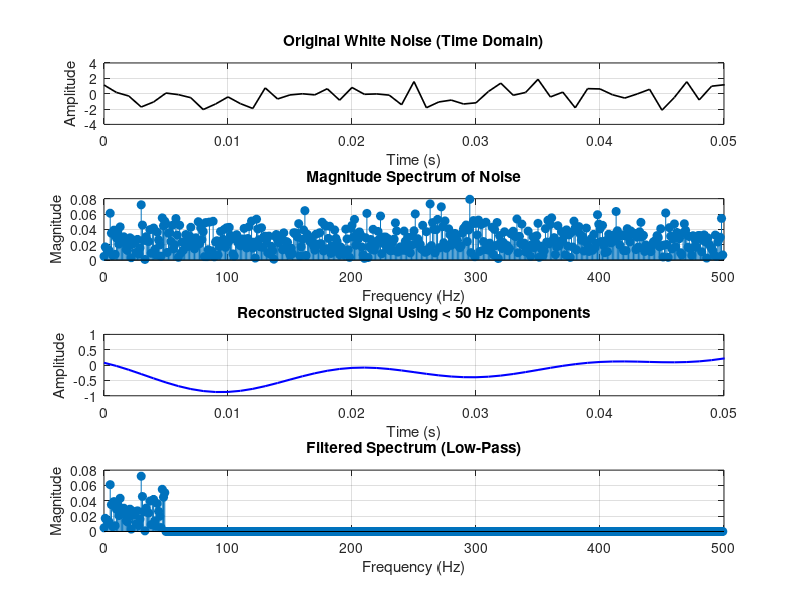

Here is the MATLAB script that generated this plot:
% Noise Signal: Spectrum + Approximation via Frequency Filtering

fs = 1000;                 % Sampling frequency
t = 0:1/fs:1-1/fs;         % Time vector

% --- Generate White Gaussian Noise ---
x_noise = randn(size(t));

% --- FFT of Noise ---
X_noise = fft(x_noise);
n = length(X_noise);
f_axis = (0:n-1)*(fs/n);

% --- Low-Pass Filtering in Frequency Domain (Keep only first 50 Hz) ---
cutoff = 50;                              % Cutoff frequency (Hz)
index_cutoff = floor(cutoff * n / fs);    % Index up to which to retain

X_filtered = zeros(size(X_noise));
X_filtered(1:index_cutoff) = X_noise(1:index_cutoff);
X_filtered(end - index_cutoff + 1:end) = X_noise(end - index_cutoff + 1:end);  % Symmetry

% --- Inverse FFT to Reconstruct Filtered Signal ---
x_filtered = real(ifft(X_filtered));

% --- Plotting ---
figure;

% 1. Original Noise (Time Domain)
subplot(4,1,1);
plot(t, x_noise, 'k', 'LineWidth', 1.2);
title('Original White Noise (Time Domain)');
xlabel('Time (s)');
ylabel('Amplitude');
xlim([0 0.05]);
grid on;

% 2. FFT Spectrum of Noise
subplot(4,1,2);
stem(f_axis(1:n/2), abs(X_noise(1:n/2))/n, 'filled');
title('Magnitude Spectrum of Noise');
xlabel('Frequency (Hz)');
ylabel('Magnitude');
grid on;

% 3. Filtered/Reconstructed Noise (Time Domain)
subplot(4,1,3);
plot(t, x_filtered, 'b', 'LineWidth', 1.5);
title(['Reconstructed Signal Using < ', num2str(cutoff), ' Hz Components']);
xlabel('Time (s)');
ylabel('Amplitude');
xlim([0 0.05]);
grid on;

% 4. Magnitude Spectrum of Filtered Signal
subplot(4,1,4);
stem(f_axis(1:n/2), abs(X_filtered(1:n/2))/n, 'filled');
title('Filtered Spectrum (Low-Pass)');
xlabel('Frequency (Hz)');
ylabel('Magnitude');
grid on;